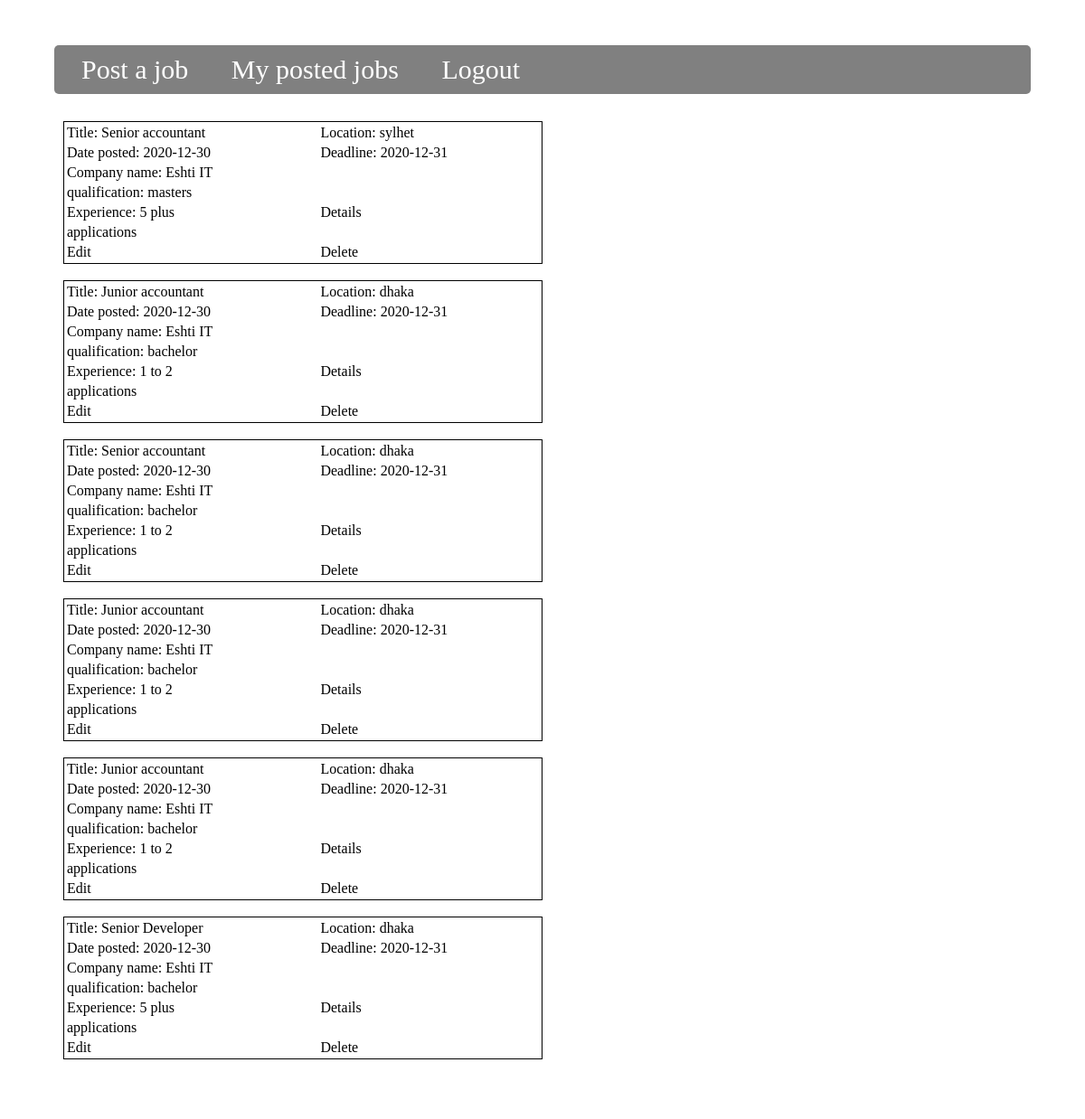
The page /posted-jobs.php (signed in) on the database its author committed.
### tables this page shows
CREATE TABLE `all_jobs` (
  `id` int(99) NOT NULL,
  `company_name` varchar(99) NOT NULL,
  `category` varchar(99) NOT NULL,
  `title` varchar(99) NOT NULL,
  `description` varchar(1000) NOT NULL,
  `experience` varchar(99) NOT NULL,
  `qualification` varchar(99) NOT NULL,
  `location` varchar(99) NOT NULL,
  `posting_date` date NOT NULL,
  `deadline` date NOT NULL
);

### posted-jobs.php (the view, shortened to what this page needs)
<?php
$employer_id = $_SESSION['employer_id'] ?? '';
?>
<!doctype html>
<html lang="en">
<head>
    <link rel="stylesheet" href="css/style.css" type="text/css">
    <link rel="stylesheet" type="text/css" href="css/style.css">
</head>
<body>
<div class="menu">
    <a style="color: white; padding: 0px 20px;" href="job-posting.php">Post a job</a>
    <a style="color: white; padding: 0px 20px;" href="posted-jobs.php">My posted jobs</a>
    <a style="color: white; padding: 0px 20px;" href="logout.php">Logout</a>
</div>
<div class="field">
    <?php
    $conn=mysqli_connect("localhost", "root", "", "job");
    $query="SELECT * FROM employer WHERE id='$employer_id' ";
    $result=mysqli_query($conn,$query);
    $data=mysqli_fetch_assoc($result);
    $org_name = $data['company_name'];
    $query="SELECT * FROM all_jobs WHERE company_name='$org_name' ";
    $result=mysqli_query($conn,$query);
    $number_of_rows=mysqli_num_rows($result);
    if($number_of_rows>0){
        while($data=mysqli_fetch_assoc($result)){
            ?>
            <table style="width: 50%; border: 1px solid black ">
                <tr>
                    <td>Title: <?php echo $data['title']?> </td>
                    <td>Location: <?php echo $data['location']?> </td>
                </tr>
                <tr>
                    <td>Date posted: <?php echo $data['posting_date']?> </td>
                    <td>Deadline: <?php echo $data['deadline']?> </td>
                </tr>
                <tr>
                    <td>Company name: <?php echo $data['company_name']?> </td>
                    <td></td>
                </tr>
                <tr>
                    <td>qualification: <?php echo $data['qualification']?> </td>
                    <td></td>
                </tr>
                <tr>
                    <td>Experience: <?php echo $data['experience']?></td>
                    <td><a href="details.php?post_id=<?php echo $data['id']?>">Details</a></td>
                </tr>
                <tr>
                    <td><a href="applications.php?post_id=<?php echo $data['id']?>">applications</a></td>
                </tr>
                <tr>
                    <td><a href="edit-post.php?post_id=<?php echo $data['id']?>">Edit</a></td>
                    <td><a onclick="return confirm('Are you sure you want to delete?')"; href="delete.php?post_id=<?php echo $data['id']?>">Delete</a></td>
                </tr>
            </table><br>
        <?php
        }
    }else{
        echo "You have not posted any job yet";
    }
    ?>
</div>
</body>
</html>

### css/style.css (style rules this page uses)
body { margin: 50px; }
a:link { text-decoration: none; color: black; }
.menu { color: white; text-align: left; font-size: 30px; margin: 10px; padding: 10px; background-color: grey; }
div { border-radius: 5px; background-color: #f2f2f2; padding: 20px; }
.field { background-color: white; }

### rows shown on the page
all_jobs: title "Senior accountant", location "sylhet", posting_date "2020-12-30", deadline "2020-12-31", company_name "Eshti IT", qualification "masters", experience "5 plus"
all_jobs: title "Junior accountant", location "dhaka", posting_date "2020-12-30", deadline "2020-12-31", company_name "Eshti IT", qualification "bachelor", experience "1 to 2"
all_jobs: title "Senior accountant", location "dhaka", posting_date "2020-12-30", deadline "2020-12-31", company_name "Eshti IT", qualification "bachelor", experience "1 to 2"
all_jobs: title "Junior accountant", location "dhaka", posting_date "2020-12-30", deadline "2020-12-31", company_name "Eshti IT", qualification "bachelor", experience "1 to 2"
all_jobs: title "Junior accountant", location "dhaka", posting_date "2020-12-30", deadline "2020-12-31", company_name "Eshti IT", qualification "bachelor", experience "1 to 2"
all_jobs: title "Senior Developer", location "dhaka", posting_date "2020-12-30", deadline "2020-12-31", company_name "Eshti IT", qualification "bachelor", experience "5 plus"
